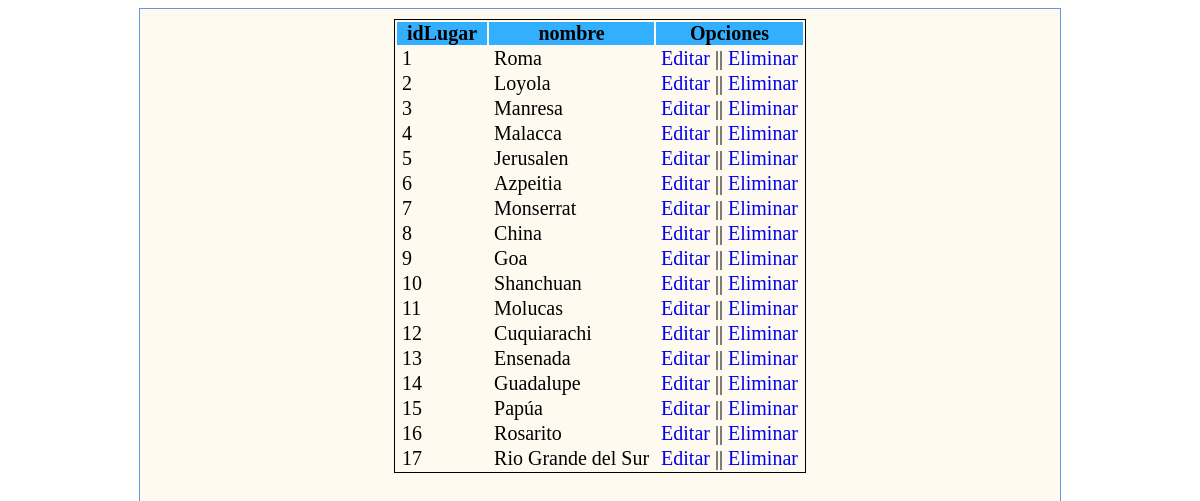
The app's page /listLugar.php with its own data.
### tables this page shows
CREATE TABLE Lugar(
	idLugar TINYINT UNSIGNED NOT NULL PRIMARY KEY,
	nombre VARCHAR(30) NOT NULL
);

### Operaciones.php (called while the page is built, shortened)
<?php
    class Operaciones
    {
        public $mysqli;
        public $resultado;
        function __construct()
        {
            $this->mysqli = new mysqli(servidor, usuario, password, basedatos);
        }
        function realizarConsultas($sql)
        {
            $this->resultado = $this->mysqli->query($sql);
        }
        function extraerFilas(){
            return $this->resultado->fetch_array();
        }
    }
?>

### listLugar.php (the view, shortened to what this page needs)
<!DOCTYPE html>
<html lang="en">
<head>
    <link rel="stylesheet" href="style.css">
</head>
<body>
<div id="general">
    <table>
        <thead>
        <tr>
            <th>idLugar</th>
            <th>nombre</th>
            <th>Opciones</th>
        </tr>
        </thead>
        <tbody>
        <?php
            require 'Operaciones.php';
            $objeto=new operaciones();
            $sql="SELECT * FROM lugar";
            $objeto->realizarConsultas($sql);
            while($fila=$objeto->extraerFilas())
            {
                echo '<tr>';
                    echo '<td>'.$fila['idLugar'].'</td>';
                    echo '<td>'.$fila['nombre'].'</td>';
                    echo '<td><a href="editLugar.php?idLugar='.$fila['idLugar'].'"> Editar </a> || <a href="deleteLugar.php?idLugar='.$fila['idLugar'].'"> Eliminar </a></td>';
                echo '</tr>';
            }
        ?>
        </tbody>
    </table>
</div>
</body>
</html>

### style.css (style rules this page uses)
html { font-size: 20px; }
#general { background-color: floralwhite; width: 900px; margin: 0 auto; border: 1px solid cornflowerblue; padding: 10px; text-align: center; min-height: 878px; }
table { border: 1px solid black; text-align: left; margin-left: auto; margin-right: auto; }
th { text-align: center; background-color: #33AFFF; padding: 0px 10px; }
td { padding: 0px 5px; }
a { text-decoration: none; }

### records on screen
lugar: idLugar "1", nombre "Roma"
lugar: idLugar "2", nombre "Loyola"
lugar: idLugar "3", nombre "Manresa"
lugar: idLugar "4", nombre "Malacca"
lugar: idLugar "5", nombre "Jerusalen"
lugar: idLugar "6", nombre "Azpeitia"
lugar: idLugar "7", nombre "Monserrat"
lugar: idLugar "8", nombre "China"
lugar: idLugar "9", nombre "Goa"
lugar: idLugar "10", nombre "Shanchuan"
lugar: idLugar "11", nombre "Molucas"
lugar: idLugar "12", nombre "Cuquiarachi"
lugar: idLugar "13", nombre "Ensenada"
lugar: idLugar "14", nombre "Guadalupe"
lugar: idLugar "15", nombre "Papúa"
lugar: idLugar "16", nombre "Rosarito"
lugar: idLugar "17", nombre "Rio Grande del Sur"
